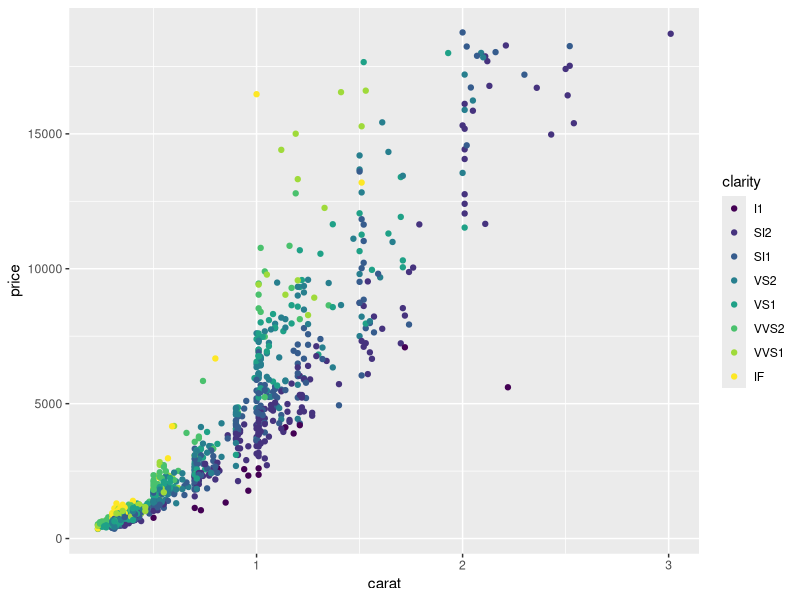
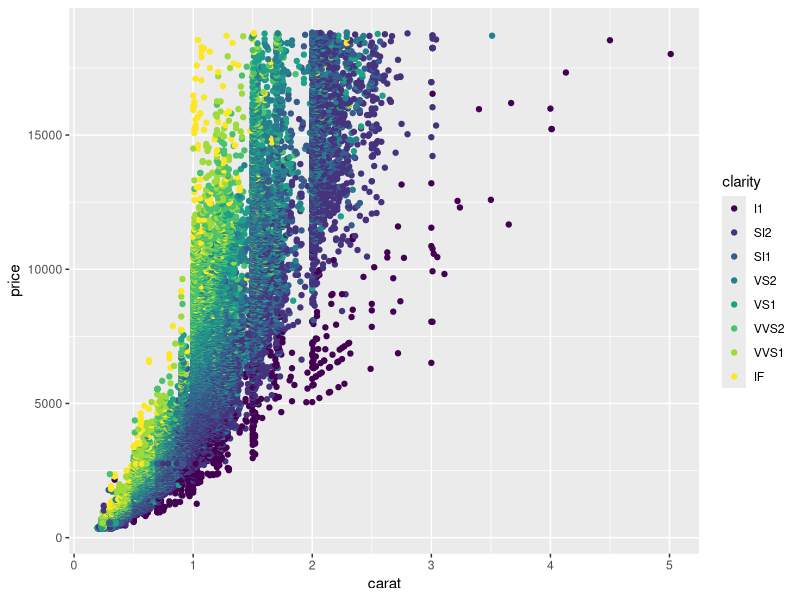
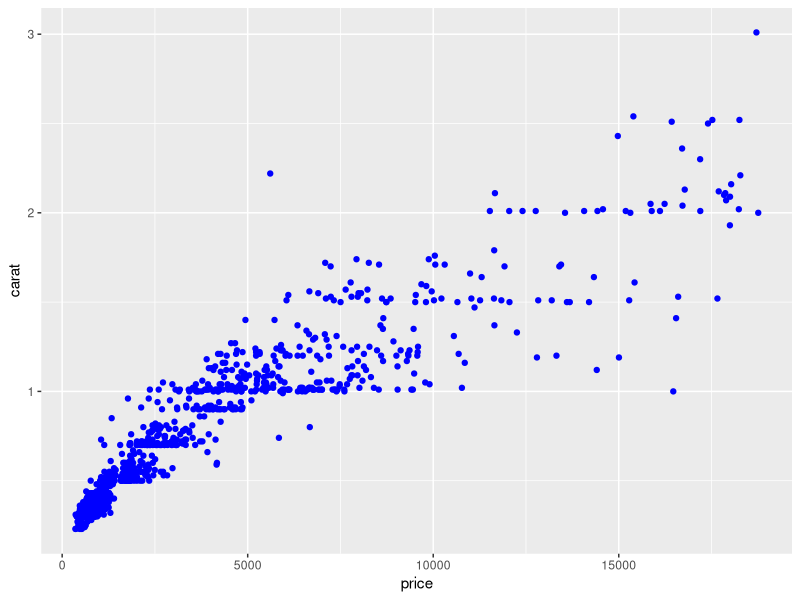
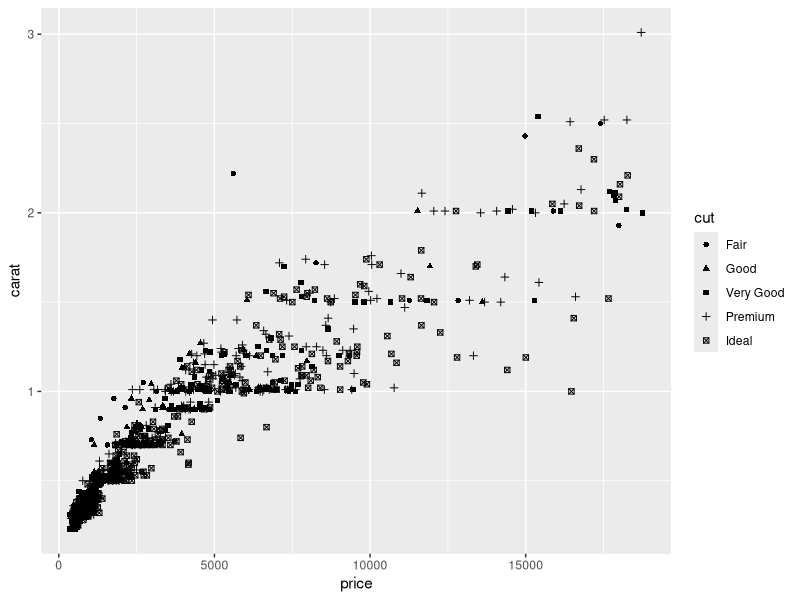
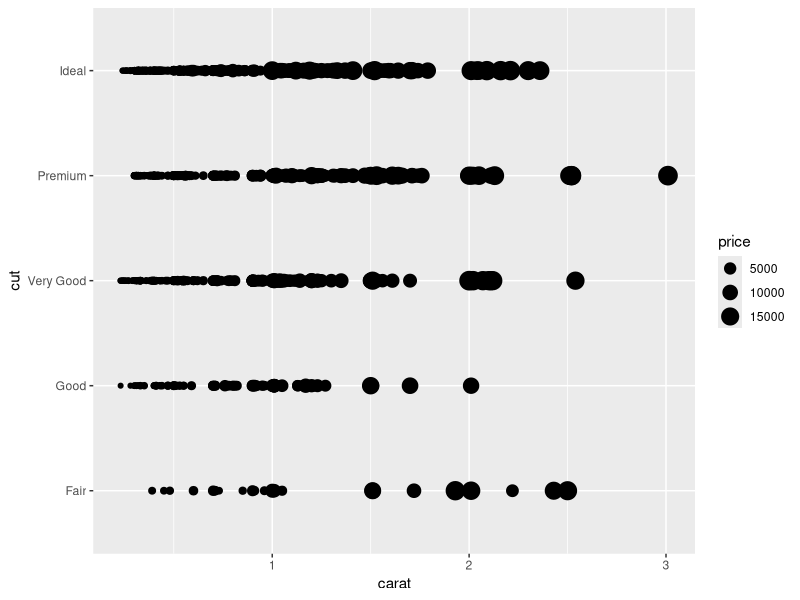
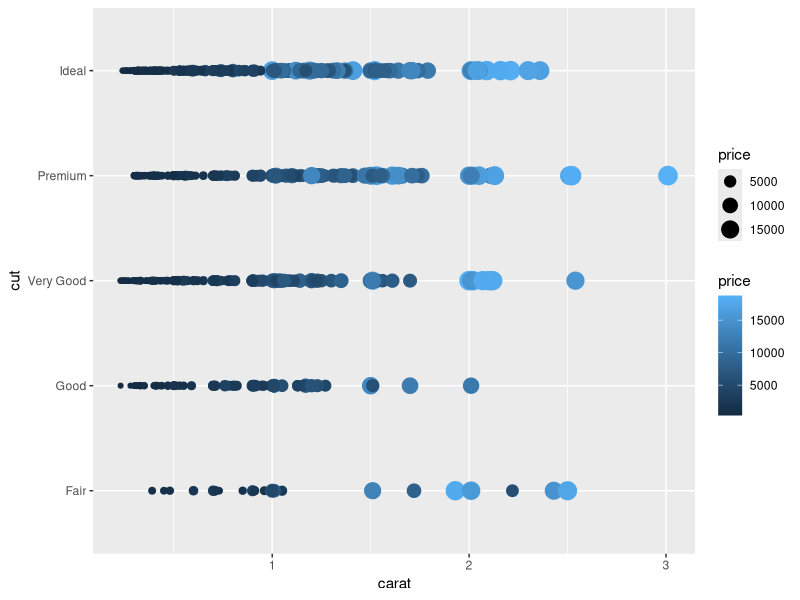
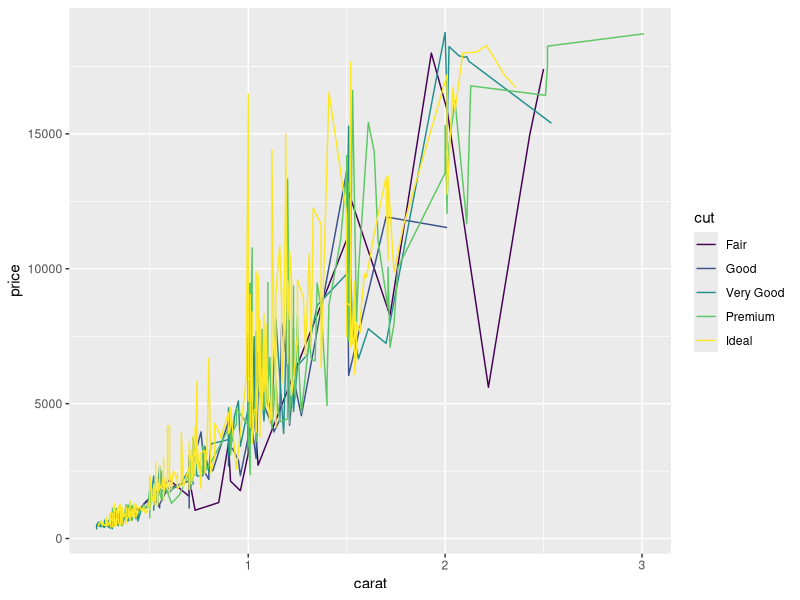
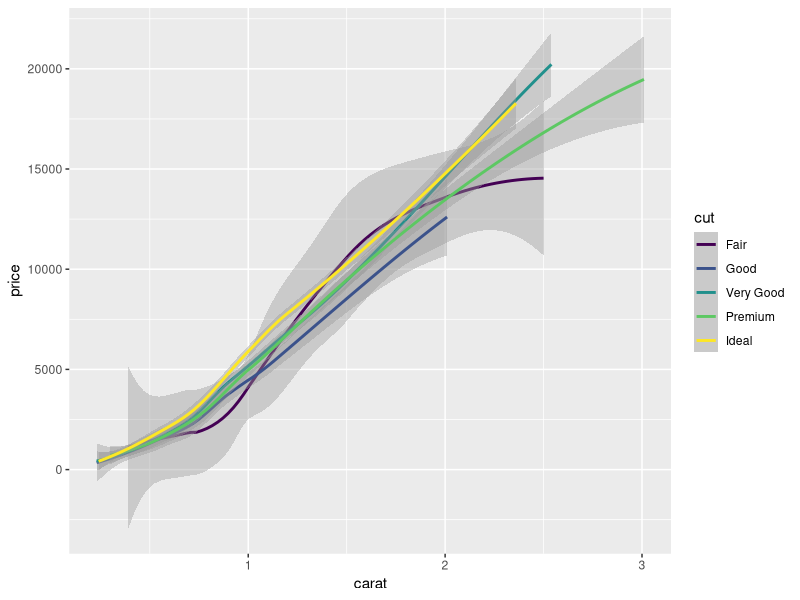

Write the R code that produced these figures, in order.
# Exercise 1: ggplot2 basics

# Install and load the `ggplot2` package
# You will also want to load `dplyr`
library("ggplot2")
library("dplyr")


# For this exercise you'll be working with the `diamonds` data set included in 
# the ggplot2 library
# Use `?diamonds` to get more information about this data set (including the 
# column descriptions. Also check the _column names_ and the _number of rows_ 
# in the data set
nrow(diamonds)

# This data set has A LOT of rows. To make things a bit more readable, 
# use dplyr's `sample_n()` function to get a random 1000 rows from the data set
# Store this sample in a variable `diamonds_sample`
diamonds_sample <-sample_n(diamonds, 1000)

# Start by making a new `ggplot` with the `diamonds_sample` as the data (no 
# geometry yet)
# What do you see? (What did you expect?)


# Draw a scatter plot (with point geometry) with for the `diamonds_sample` set, 
# with the `carat` mapped to the x-position and `price` mapped to the y-position.
#ggplot(data = diamonds_sample) +
 # geom_point(mapping = aes(x = carat, y = price))

# Draw the same plot as above, but color each of the points based on their 
# clarity.
ggplot(data = diamonds_sample) +
  geom_point(mapping = aes(x = carat, y = price, color = clarity))

# Draw the same plot as above, but for the entire `diamonds` data set. Note this
# may take a few seconds to generate.
ggplot(data = diamonds) +
  geom_point(mapping = aes(x = carat, y = price, color = clarity))

# Draw another scatter plot for `diamonds_sample` of price (y) by carat (x),
# but with all of the dots colored "blue".
# Hint: you'll need to set the color channel, not map a value to it!
ggplot(data = diamonds_sample) +
  geom_point(mapping = aes(x = price, y = carat),
             color = "blue")

# Draw a scatter plot for `diamonds_sample` of `price` by `carat`, where each
# point has an aesthetic _shape_ based on the diamond's `cut`.
ggplot(data = diamonds_sample) +
  geom_point(mapping = aes(x = price, y = carat, shape = cut))


# Draw a scatter plot for `diamonds_sample` of *`cut`* by `carat`, where each
# point has an aesthetic _size_ based on the diamond's *`price`*
ggplot(data = diamonds_sample) +
  geom_point(mapping = aes(x = carat, y = cut, size = price))

# Try coloring the above plot based on the diamond's price!
ggplot(data = diamonds_sample) +
  geom_point(mapping = aes(x = carat, y = cut, size = price, color = price))


# Draw a line plot (with line geometry) for `diamonds_sample`. The x-position 
# should be mapped to carat, y-position to price, and color to cut.
ggplot(data = diamonds_sample) +
  geom_line(mapping = aes(x = carat, y = price, color = cut))

# That's kind of messy. Try using `smooth` geometry instead.
ggplot(data = diamonds_sample) +
  geom_smooth(mapping = aes(x = carat, y = price, color = cut))

# Draw a plot with column geometry (a bar chart), mapping the diamond's `cut` to 
# the x-axis and `price` to the y-axis. Note that by default, column geometry 
# will us the "sum" of all of the y-values, so that the chart is actually of the
# TOTAL value of all of the diamonds of that cut!
ggplot(data = diamonds_sample) +
  geom_col(mapping = aes(x = cut, y = price))

# Add an aesthetic property that will _fill_ each bar geometry based on the 
# `clarity` of the diamonds. 
# What kind of chart do you get?
ggplot(data = diamonds_sample) +
  geom_col(mapping = aes(x = cut, y = price, fill = clarity))


# Draw a plot of the `diamonds_sample` data (price by carat), with both points 
# for each diamond AND smoothed lines for each cut (hint: in a separate color)
# Give the points an `alpha` (transparency) of 0.3 to make the plot look nicer


## Bonus
# Draw a column chart of average diamond prices by clarity, and include 
# "error bars" marking the standard error of each measurement.
#
# You can calculate standard error as the _standard deviation_ divided by the 
# square root of the number of measurements (prices)

# Start by creating a data frame `clarity_summary` that includes summarized data 
# for each clarity group. Your summary data should include the mean price and the
# standard error of the price.


# Then draw the plot. The error bars should stretch from the mean-error to the 
# mean+error.

